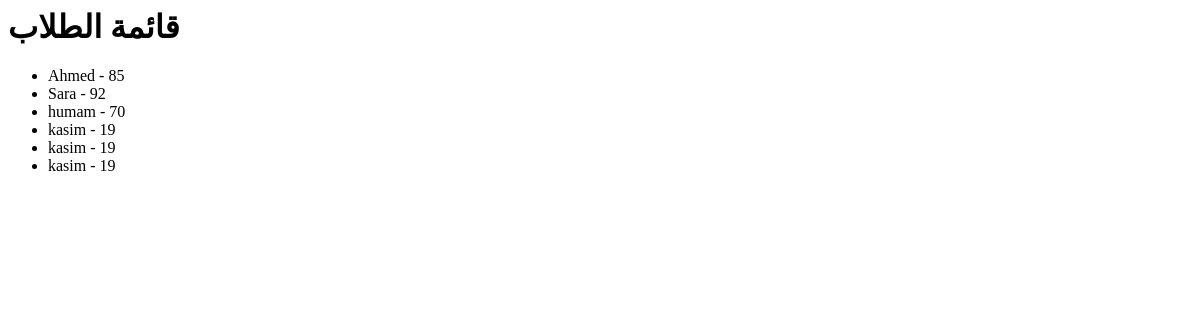
The page /hello/ on the database as committed earlier.
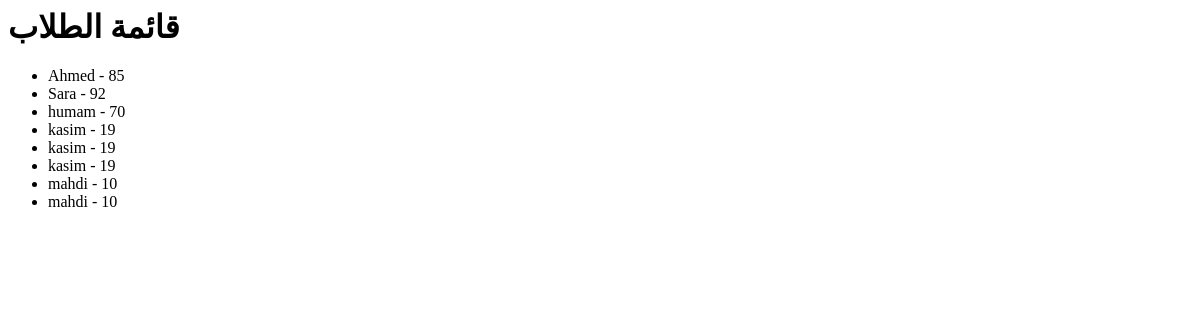
The same page on the database as committed later.
### students/models.py (models this page shows, shortened)
class Student(models.Model):
    name = models.CharField(max_length=100)
    grade = models.IntegerField()

### students/views.py (the view)
# urls.py: path('hello/', views.hello),
def hello(request):
    students = Student.objects.all()
    return render(request, 'students/hello.html', {'students': students})

### students/templates/students/hello.html
<h1>قائمة الطلاب</h1>
<ul>
{% for student in students %}
    <li>{{ student.name }} - {{ student.grade }}</li>
{% endfor %}
</ul>

Rows that differ between the two databases and show on the page:
added Student: name "mahdi", grade "10"
added Student: name "mahdi", grade "10"
